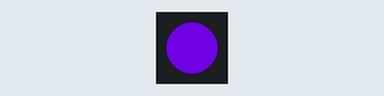
Bench run of a sketch on a simulated Arduino Uno, built with avr-gcc and run on an emulated ATmega328P. Shown: 1 RGB LEDs in strip order, left to right. Dim RGB values are drawn brighter than linear.

Above: at 0.5 s.
At 3.5 s:
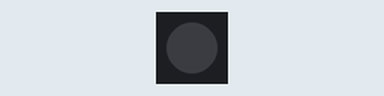
Timing chart, 0 to 4.6 s (numbered marks = the images above):
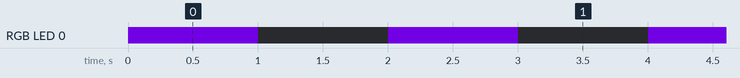

The sketch:

neopixel_clignoter.ino
```cpp
#include <FastLED.h>

const int NUM_LEDS = 1; //Nombre de leds
const int LEDS_PIN = 6; //Broche où sont branchés les leds

CRGB leds[NUM_LEDS]; //Tableau des leds

void setup() {
  //Initalisation des leds
  FastLED.addLeds<NEOPIXEL, LEDS_PIN>(leds, NUM_LEDS);
}

void loop() {
  leds[0] = CHSV(192, 255, 255);
  FastLED.show();
  delay(1000);

  leds[0] = CHSV(0, 0, 0);
  FastLED.show();
  delay(1000);
}
```

Measured:
- by itself, RGB LED 0: alternates RGB(85, 0, 171) for 1.0 s and off for 1.0 s
